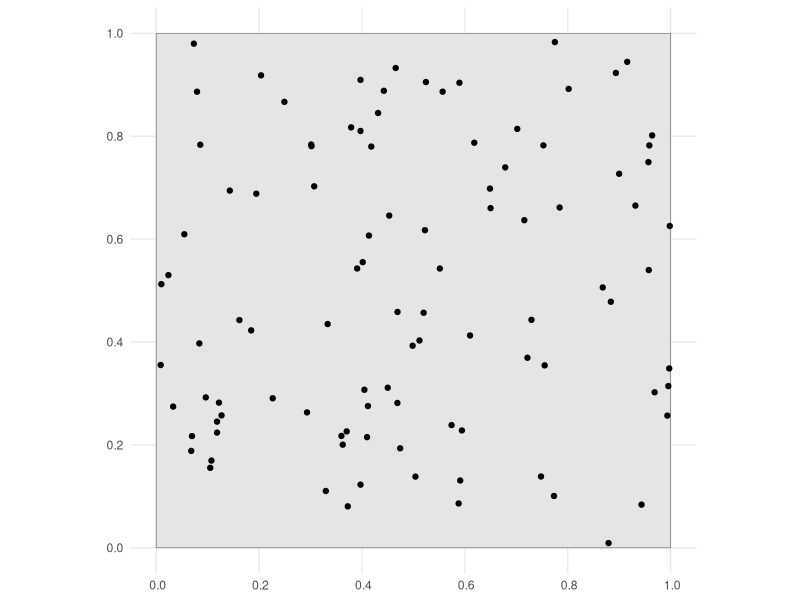

Recreate this plot in R.

library(ggplot2)
library(sf)


# create a square representing one hectare (ha)

square <- list(
  matrix(c(0,0,
           1,0,
           1,1,
           0,1,
           0,0),
         ncol = 2, byrow = TRUE)
)

polygon <- sf::st_polygon(square)

# generate random points at different planting densities
# trees per  (distance apart on average, although we'll always want less regular than this)
# 10,000 (1m apart) e.g. soft fruit
# 4,444 (1.5m apart)
# 2,500 (2m apart) e.g. productive conifers
# 1,600 (2.5m apart) e.g. productive broadleaves
# 1,100 (3m apart) e.g. nature recovery, amenity
# 625 (4m apart) e.g. nature recovery, amenity
# 256 (6m apart) e.g. orchard
# 16 (25m apart) e.g. parkland

points <- sf::st_sample(polygon, size = 100)

ggplot()+
  geom_sf(aes(), data = polygon)+
  geom_sf(aes(), data=points)+
  theme_minimal()
